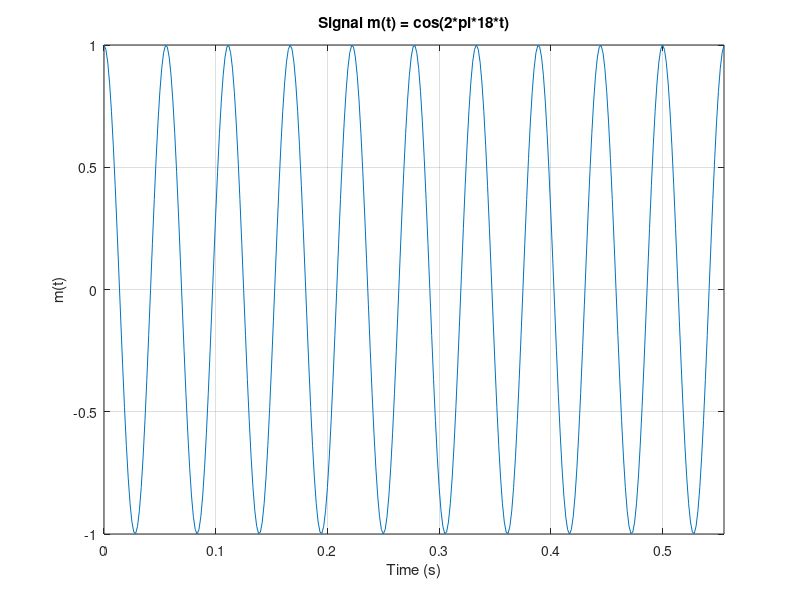
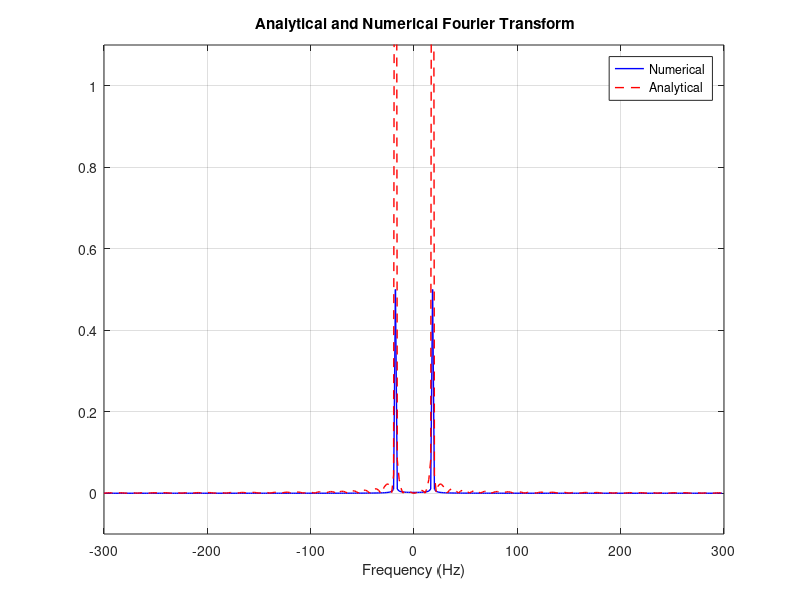
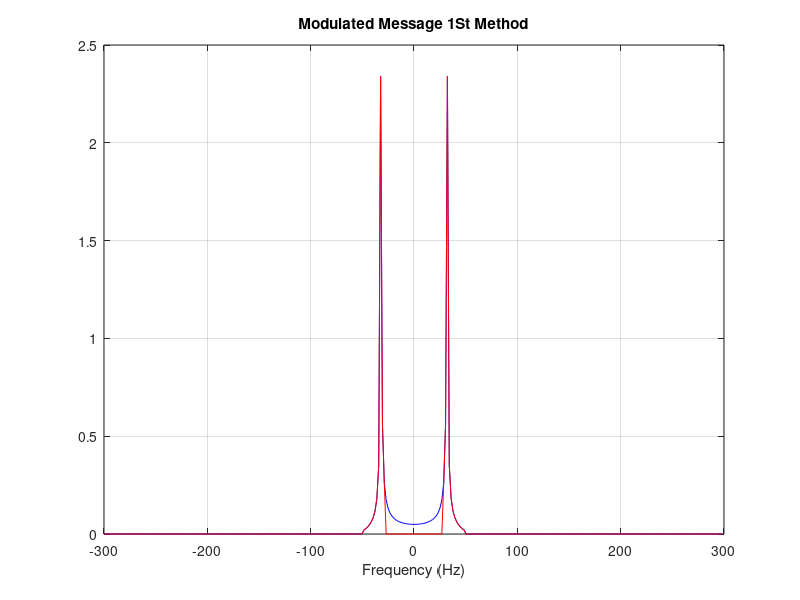

Write MATLAB code to recreate these figures, in order.
clc;
close all;
clear;
ts=1/600;  %Time step
fm=18;       %Massage Frequency
T=10/fm;      %Total simulation time
fs=1/ts;     % Sampling frequency
N=ceil(T/ts); %Length of Vector 
t=0:ts:((N-1)*ts);
df=fs/N;      %Frequency step
m=cos(2*pi*fm*t); %Massage Signal
m(t>9|t<0)=0;
figure (1);
plot(t,m);
xlabel('Time (s)');
ylabel('m(t)');
title('Signal m(t) = cos(2*pi*18*t)');
axis tight;
grid on;
%%%%%%%%%%%%%%%%%%%%%%%%%%%%%%%%%%%%%%%%%%%%%%%%%
if(rem(N,2)==0)
f = - (0.5*fs) : df : (0.5*fs-df) ; 
else
f = - (0.5*fs-0.5*df) : df : (0.5*fs-0.5*df) ; 
end
%%%%%%%%%%%%%%%%%%%%%%%%%%%%%%%%%%%%%%%%%%%%%%%%%%
% Numerical fft
M_nu=fftshift(fft(m))/N;


% Analytical expression %%%%% محتاجين نسال المعيد فيه %%%%
M_an = (9/2)*(sinc(9*(f-18)) + sinc(9*(f+18)));

%%%%%%%%%%%%%%%%%%%%%%%%%%%%%%%%%%%%%%%%%%%%%%%%%
%plot
figure (2);
plot(f,abs(M_nu),"Color","b","LineWidth",1);
hold on ;
plot(f,abs(M_an),"Color","r","LineStyle","--","LineWidth",1);
xlabel('Frequency (Hz)');
ylabel=('|M(F)|');
title(' Analytical and Numerical Fourier Transform');
legend('Numerical', 'Analytical');
ylim([-0.1 , 1.1]);
grid on;
%%%%%%%%%%%%%%%%%%%%%%%%%%%%%%%%%%%%%%%%%%%%%%%%%%%get Band_Width
Max_Value = max(abs(M_nu));
index = find(f == 0);
b = 0;

for C_index = index : length(f)


    if (abs(M_nu(C_index)) == Max_Value)
        b = 1;
    end

    if(M_nu(C_index) < (0.01 *  Max_Value) && b == 1)
    index = C_index;
    break
    end
end


Band_Width = f(index);

disp(Band_Width);



%%%%%%%%%%%%%%%%%%%%%%%%%%%%%%%%%%%%%%%% SSB Modulation (S & s)
fc = 50;
Ac = 10;
c = Ac * cos(2*pi*fc*t);
s = m.* c;
S = fftshift(fft(s))/N; %%%%% S is after DSB-SC then it goes to BPF to take wanted side
%%%% 1st method by BPF %%%%%%%%%%%%%
BPF = zeros(size(f));
BPF(f>(fc-Band_Width) & f<(fc))=1;%% +ve frequency
BPF(f<-(fc-Band_Width) & f>-(fc))=1;%% -ve frequency
S_LSB1 = BPF.*S;

%%%%2nd method by LBF %%%%%%%%%%%%%%%
LBF = abs(f) <fc;
S_LSB2 = LBF.* S;

figure (3);
plot(f,abs(S_LSB2),"Color","b");
hold on ;

xlabel('Frequency (Hz)');
ylabel=('|S(F)|_LBS2');
title('Modulated Message 2St Method');


plot(f,abs(S_LSB1),"Color","r");
hold on ;
grid on;
xlabel('Frequency (Hz)');
ylabel=('|S(F)|_LBS1');
title('Modulated Message 1St Method');
%%%%%%%%%%%%%%%%%%%%%%%%%%%%%%%%%%%%%%%%%%%%%%%%%%





